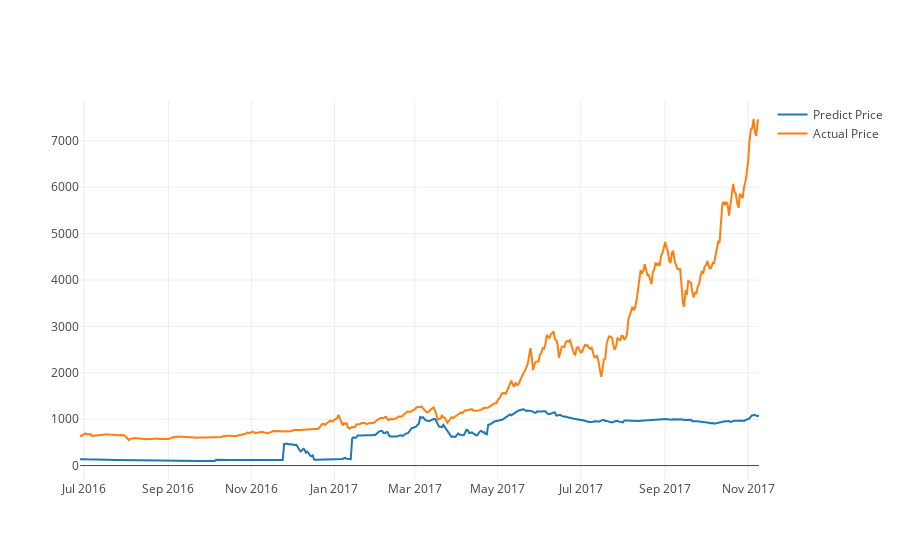

Notebook code for this chart:
### Code cell
'''
Creating a stateful LSTM Network 
'''
def model_4(trainX, trainY, testX, testY):
    data_dim = 1
    timesteps = 1
    num_classes = 10
    batch_size = 50

    # Expected input batch shape: (batch_size, timesteps, data_dim)
    # Note that we have to provide the full batch_input_shape since the network is stateful.
    # the sample of index i in batch k is the follow-up for the sample i in batch k-1.
    model = Sequential()
    model.add(LSTM(100, return_sequences=True, stateful=True,
                   batch_input_shape=(batch_size, timesteps, data_dim)))
    model.add(LSTM(100, return_sequences=True, stateful=True))
    model.add(LSTM(100, stateful=True))
    model.add(Dense(1))


    model.compile(loss='mae',
                  optimizer='adam')
    
    model.fit(trainX, trainY,
          batch_size=batch_size, epochs=300, shuffle=False,
             validation_data=(testX, testY))
    
    return model

trainX, trainY, testX, testY, scaler = create_data(df, look_back=1)

trainX = trainX[28:,:,:]
trainY = trainY[28:]
testX = testX[5:,:,:]
testY = testY[5:]

print(trainX.shape, testX.shape)

model_4 = model_4(trainX, trainY, testX, testY)

expected_test = model_4.predict(testX, batch_size=50, )
yhat_inverse = scaler.inverse_transform(expected_test.reshape(-1, 1))
testY_inverse = scaler.inverse_transform(testY.reshape(-1, 1))
print('MSE: ', math.sqrt(mean_squared_error(testY_inverse, yhat_inverse)))

predictDates = df.tail(len(testX)).index
testY_reshape = testY_inverse.reshape(len(testY_inverse))
yhat_reshape = yhat_inverse.reshape(len(yhat_inverse))

actual_chart = go.Scatter(x=predictDates, y=testY_reshape, name= 'Actual Price')
predict_chart = go.Scatter(x=predictDates, y=yhat_reshape, name= 'Predict Price')
py.iplot([predict_chart, actual_chart])

### Figure 1 — Plotly figure (JSON) as saved in the notebook; plotly's stock layout.template omitted (floating-point values rounded to 4 significant figures; data arrays with more than 128 entries replaced by an {"elided": "..."} marker saying what was removed)
{"data": [{"name": "Predict Price", "type": "scatter", "x": {"elided": "500 str values"}, "y": {"elided": "500 float values"}}, {"name": "Actual Price", "type": "scatter", "x": {"elided": "500 str values"}, "y": {"elided": "500 float values"}}], "layout": {}}
